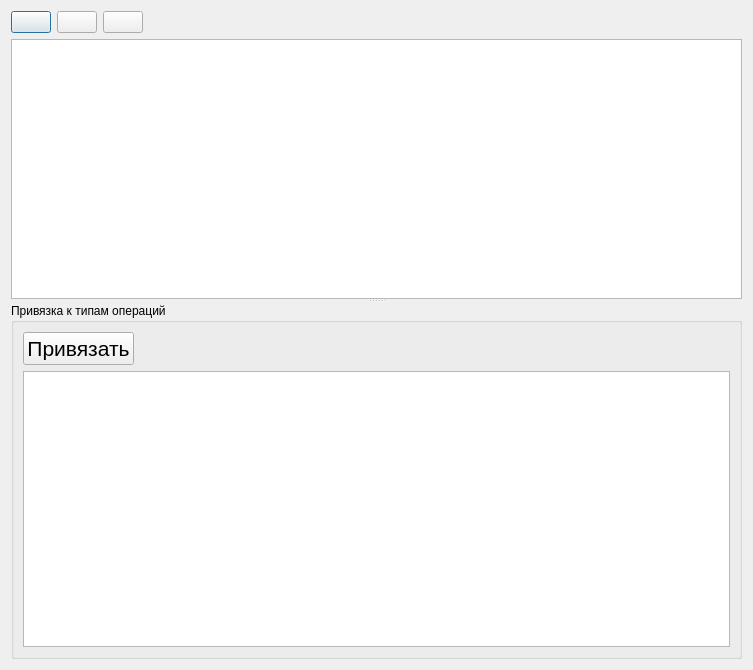
<?xml version="1.0" encoding="UTF-8"?>
<ui version="4.0">
 <class>Dialog</class>
 <widget class="QDialog" name="Dialog">
  <property name="geometry">
   <rect>
    <x>0</x>
    <y>0</y>
    <width>753</width>
    <height>670</height>
   </rect>
  </property>
  <property name="windowTitle">
   <string>Справочник несоответствий</string>
  </property>
  <layout class="QVBoxLayout" name="verticalLayout_3">
   <item>
    <widget class="QSplitter" name="splitter">
     <property name="orientation">
      <enum>Qt::Vertical</enum>
     </property>
     <widget class="QWidget" name="">
      <layout class="QVBoxLayout" name="verticalLayout">
       <item>
        <layout class="QHBoxLayout" name="horizontalLayout_2">
         <item>
          <widget class="QPushButton" name="pushButton">
           <property name="toolTip">
            <string>Добавить</string>
           </property>
           <property name="text">
            <string/>
           </property>
           <property name="icon">
            <iconset>
             <normaloff>:/ico/ico/Play_Red_128.png</normaloff>:/ico/ico/Play_Red_128.png</iconset>
           </property>
           <property name="iconSize">
            <size>
             <width>24</width>
             <height>24</height>
            </size>
           </property>
          </widget>
         </item>
         <item>
          <widget class="QPushButton" name="pushButton_2">
           <property name="toolTip">
            <string>Изменить</string>
           </property>
           <property name="text">
            <string/>
           </property>
           <property name="icon">
            <iconset>
             <normaloff>../../../../../../Users/Александр/Users/Александр/.designer/ElectroLab/trunk/electrolab/gui/ui/ico/pencil_32.png</normaloff>../../../../../../Users/Александр/Users/Александр/.designer/ElectroLab/trunk/electrolab/gui/ui/ico/pencil_32.png</iconset>
           </property>
           <property name="iconSize">
            <size>
             <width>24</width>
             <height>24</height>
            </size>
           </property>
          </widget>
         </item>
         <item>
          <widget class="QPushButton" name="pushButton_3">
           <property name="toolTip">
            <string>Удалить</string>
           </property>
           <property name="text">
            <string/>
           </property>
           <property name="icon">
            <iconset>
             <normaloff>../../../../../../Users/Александр/Users/Александр/.designer/ElectroLab/trunk/electrolab/gui/ui/ico/trash_32.png</normaloff>../../../../../../Users/Александр/Users/Александр/.designer/ElectroLab/trunk/electrolab/gui/ui/ico/trash_32.png</iconset>
           </property>
           <property name="iconSize">
            <size>
             <width>24</width>
             <height>24</height>
            </size>
           </property>
          </widget>
         </item>
         <item>
          <spacer name="horizontalSpacer_2">
           <property name="orientation">
            <enum>Qt::Horizontal</enum>
           </property>
           <property name="sizeHint" stdset="0">
            <size>
             <width>40</width>
             <height>20</height>
            </size>
           </property>
          </spacer>
         </item>
        </layout>
       </item>
       <item>
        <widget class="QTableView" name="tableView">
         <property name="font">
          <font>
           <pointsize>8</pointsize>
          </font>
         </property>
         <property name="sortingEnabled">
          <bool>true</bool>
         </property>
        </widget>
       </item>
      </layout>
     </widget>
     <widget class="QGroupBox" name="groupBox">
      <property name="title">
       <string>Привязка к типам операций</string>
      </property>
      <layout class="QVBoxLayout" name="verticalLayout_2">
       <item>
        <layout class="QHBoxLayout" name="horizontalLayout">
         <item>
          <widget class="QPushButton" name="pushButton_4">
           <property name="font">
            <font>
             <pointsize>16</pointsize>
            </font>
           </property>
           <property name="text">
            <string>Привязать</string>
           </property>
          </widget>
         </item>
         <item>
          <spacer name="horizontalSpacer">
           <property name="orientation">
            <enum>Qt::Horizontal</enum>
           </property>
           <property name="sizeHint" stdset="0">
            <size>
             <width>40</width>
             <height>20</height>
            </size>
           </property>
          </spacer>
         </item>
        </layout>
       </item>
       <item>
        <widget class="QTableView" name="tableView_2"/>
       </item>
      </layout>
     </widget>
    </widget>
   </item>
  </layout>
 </widget>
 <resources/>
 <connections/>
</ui>
